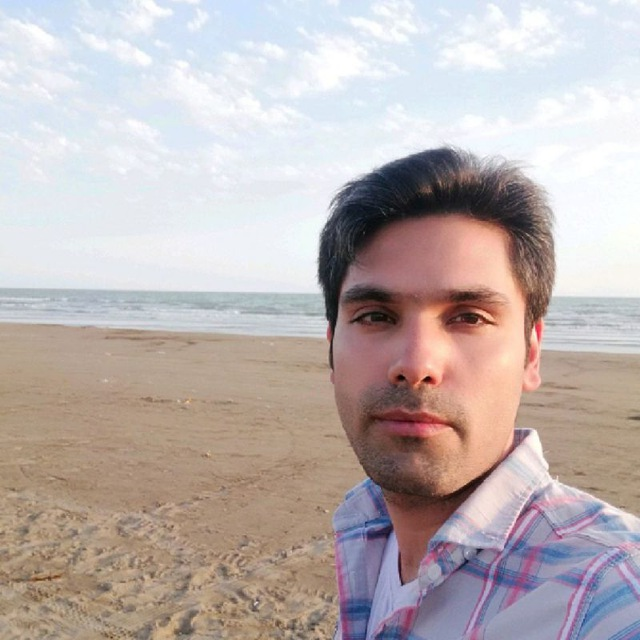
#> input picture Assignment-29/Photo_Sketch/input/me.jpg, 640 x 640 px, found by its file name
$ python main.py
#> lines starting #> are read from the running program, lines starting #| are printed output that depends on the picture
import cv2
import numpy as np


image = cv2.imread("Photo_Sketch/input/me.jpg")
#> image is the input picture: shape (640, 640, 3); mean B, G, R 176.6, 178.1, 189.2

image_inverted = 255 - image
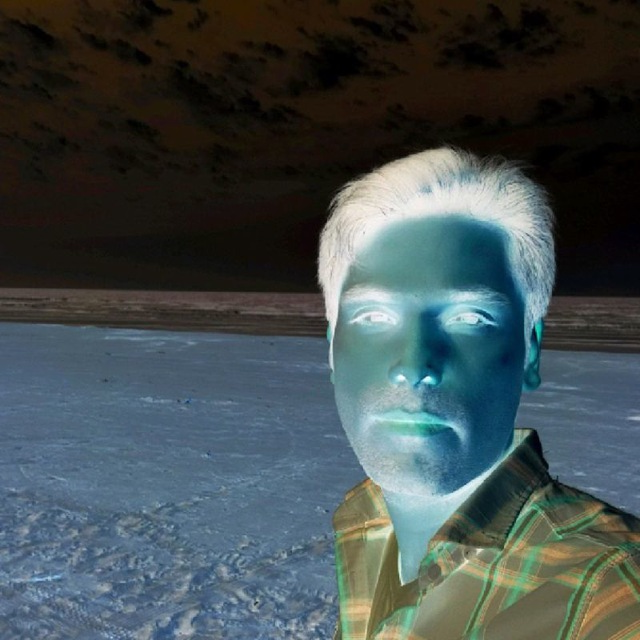
#> image_inverted: shape (640, 640, 3); mean B, G, R 78.4, 76.9, 65.8
image_blured = cv2.GaussianBlur(image_inverted, (21, 21), 0)
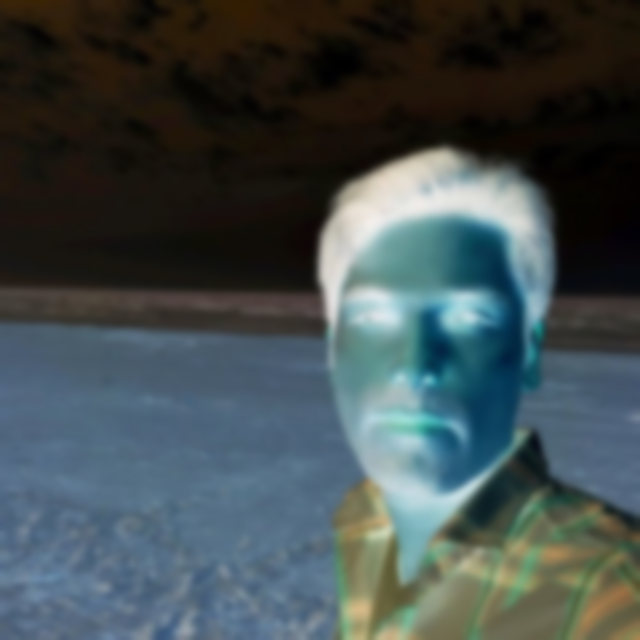
#> image_blured: shape (640, 640, 3); mean B, G, R 78.4, 76.9, 65.8
image_inverted_blure = 255 - image_blured
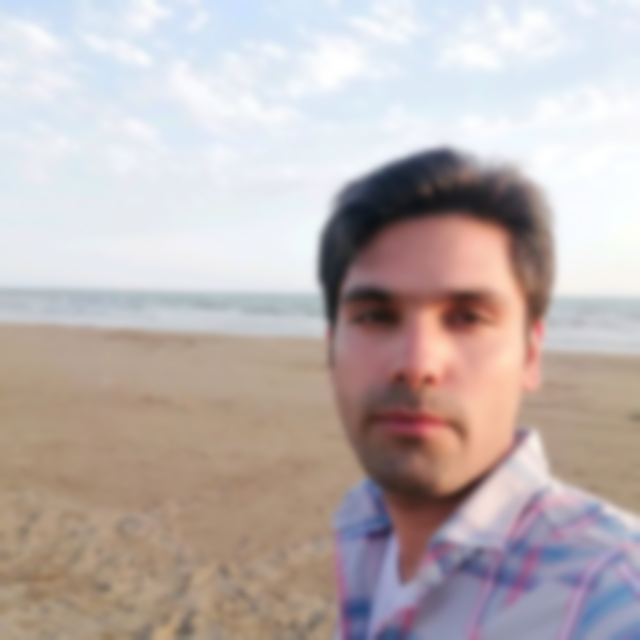
#> image_inverted_blure: shape (640, 640, 3); mean B, G, R 176.6, 178.1, 189.2

sketch = (image / image_inverted_blure) * 255
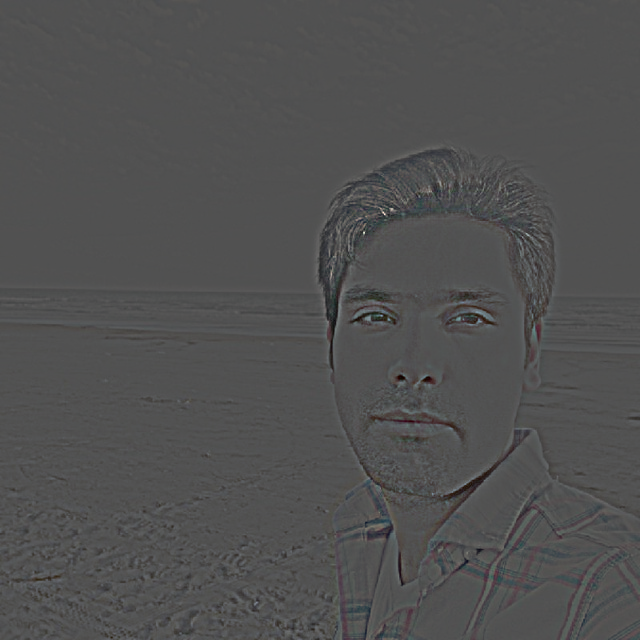
#> sketch: shape (640, 640, 3) float64; mean B, G, R 254, 254, 254; drawn with min black and max white

# cv2.imwrite("Photo_Sketch/output/image_inverted.jpg", image_inverted)
# cv2.imwrite("Photo_Sketch/output/image_blured.jpg", image_blured)
# cv2.imwrite("Photo_Sketch/output/image_inverted_blure.jpg", image_inverted_blure)
cv2.imwrite("Photo_Sketch/output/sketch.jpg", sketch)
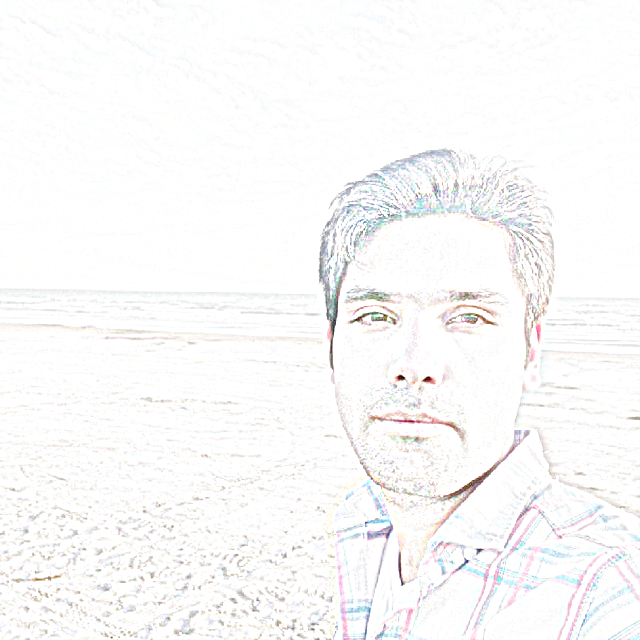
#> saved as sketch.jpg: shape (640, 640, 3); mean B, G, R 249.4, 249.5, 250
